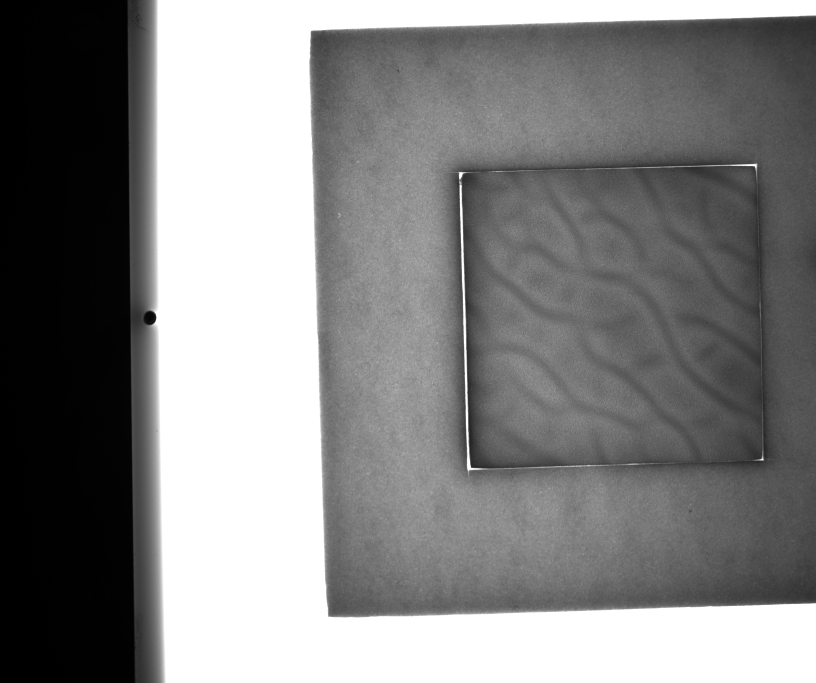
#> input picture hk_camera/scripts/adobe_vignetting_model/image_left.png, 2448 x 2048 px (shown at 1/3 size)
$ python test.py
#> lines starting #> are read from the running program, lines starting #| are printed output that depends on the picture
#> further down, img is the input picture: shape (2048, 2448); min 0, max 255, mean 131.3
import cv2
import numpy as np
import matplotlib.pyplot as plt

# === 生成增益掩膜 ===
def generate_vignetting_mask(shape, a, b, c):
    h, w = shape
    y, x = np.indices((h, w))
    cx, cy = w / 2, h / 2
    r = np.sqrt((x - cx)**2 + (y - cy)**2)
    r_norm = r / np.max(r)
    mask = 1.0 + a * r_norm**2 + b * r_norm**4 + c * r_norm**6
    return mask

# === 应用渐晕校正 ===
def apply_correction(img, a, b, c):
#> called with a = -0.1, b = -0.06, c = -0.02
    mask = generate_vignetting_mask(img.shape[:2], a, b, c)
    img_f = img.astype(np.float32)
    corrected = img_f / mask
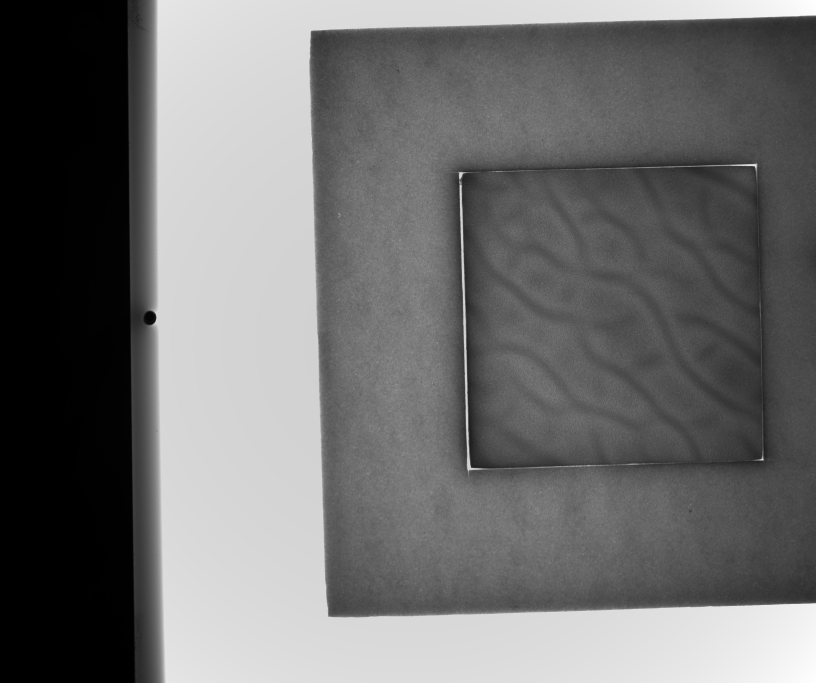
#> corrected: shape (2048, 2448) float64 (shown at 1/3 size); min 0, max 310.9, mean 136.5; drawn with min black and max white
    corrected = np.clip(corrected, 0, 255)
    return corrected.astype(np.uint8)

# === 保存图像对比与直方图 ===
def save_comparison_and_histogram(original, corrected):
    # 拼接图像（灰度）
    combined_img = np.hstack((original, corrected))
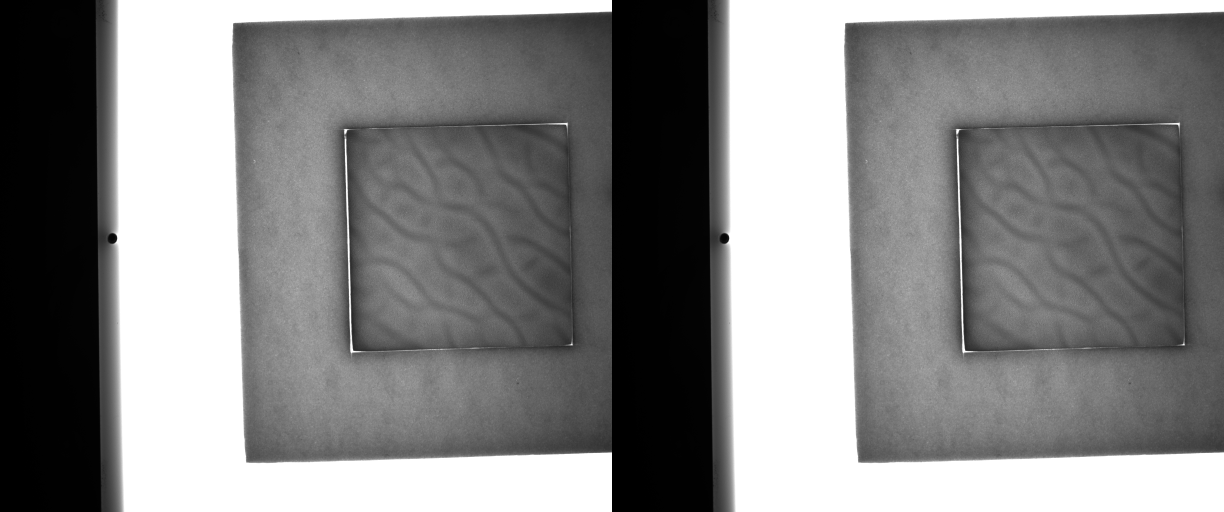
#> combined_img: shape (2048, 4896) (shown at 1/4 size); min 0, max 255, mean 132.2

    # 创建标题区域（40像素高的灰度条，白底）
    h, w = original.shape
#> h = 2048; w = 2448
    title_bar = np.ones((40, w * 2), dtype=np.uint8) * 0  # 黑色背景

    # 添加白色文字（灰度图需用灰度值）
    font = cv2.FONT_HERSHEY_SIMPLEX
    cv2.putText(title_bar, "Original", (int(w * 0.25) - 50, 25), font, 0.8, 255, 2, cv2.LINE_AA)
    cv2.putText(title_bar, "Corrected", (int(w * 0.75) - 50, 25), font, 0.8, 255, 2, cv2.LINE_AA)

    # 垂直拼接标题与图像
    final_image = np.vstack((title_bar, combined_img))
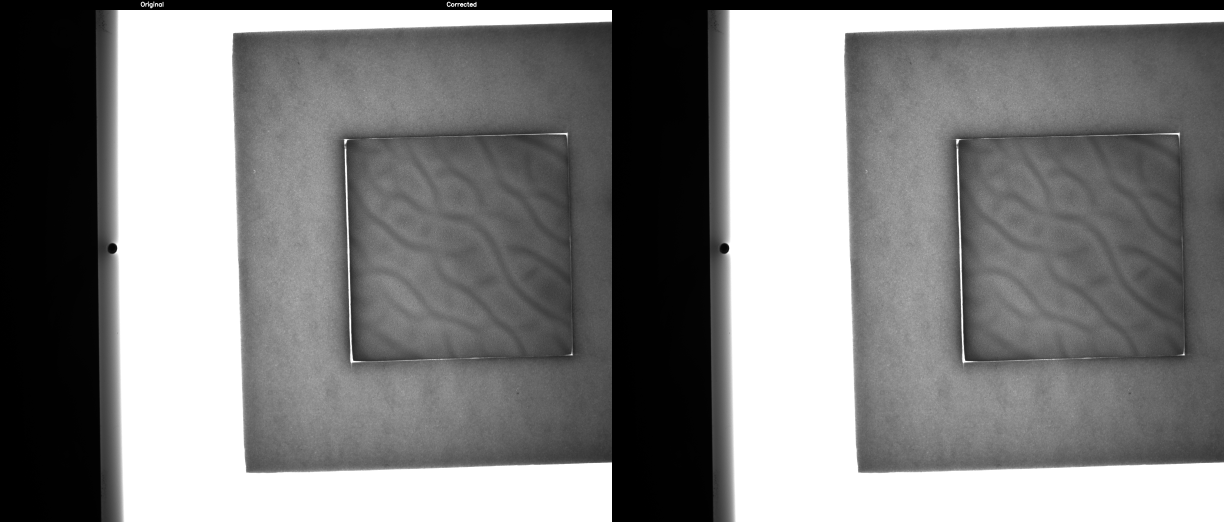
#> final_image: shape (2088, 4896) (shown at 1/4 size); min 0, max 255, mean 129.7

    # 保存图像
    cv2.imwrite("comparison.png", final_image)

    # 保存直方图
    import matplotlib.pyplot as plt
    plt.figure(figsize=(10, 5))
    plt.hist(original.ravel(), bins=256, range=(0, 256), alpha=0.5, label='Original', color='blue')
    plt.hist(corrected.ravel(), bins=256, range=(0, 256), alpha=0.5, label='Corrected', color='red')
    plt.title("Histogram Comparison")
    plt.xlabel("Pixel Intensity")
    plt.ylabel("Count")
    plt.legend()
    plt.grid(True)
    plt.tight_layout()
    plt.savefig("histogram.png")
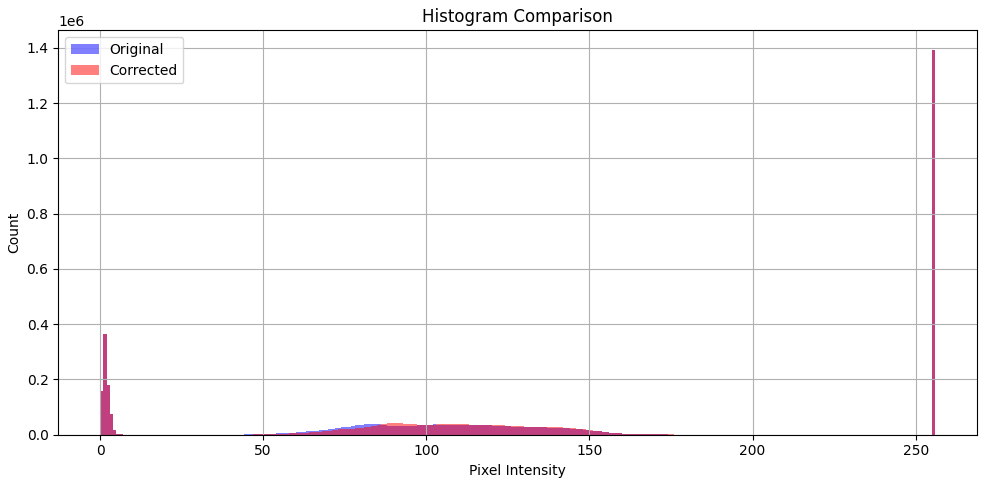
#> figure drawn by matplotlib, 1 panel; tallest bar 1391552 high, from x = 255 to 256; tallest bar 1394234 high, from x = 255 to 256
    plt.close()

# === 滑动条回调函数 ===
def update(val=0):
    a = cv2.getTrackbarPos("a x1000", "Corrected") / -1000.0
    b = cv2.getTrackbarPos("b x1000", "Corrected") / -1000.0
    c = cv2.getTrackbarPos("c x1000", "Corrected") / -1000.0
    corrected = apply_correction(img, a, b, c)
    cv2.imshow("Corrected", corrected)
    save_comparison_and_histogram(img, corrected)
    print(f"Saved comparison.png and histogram.png (a={a:.3f}, b={b:.3f}, c={c:.3f})")

# === 读取图像 ===
img = cv2.imread("image_left.png", cv2.IMREAD_GRAYSCALE)
if img is None:
    raise FileNotFoundError("图像文件未找到，请确保存在 'image_left.png'")

# === 创建窗口与滑动条 ===
cv2.namedWindow("Corrected", cv2.WINDOW_NORMAL)
cv2.createTrackbar("a x1000", "Corrected", 100, 2000, update)
cv2.createTrackbar("b x1000", "Corrected", 60, 2000, update)
cv2.createTrackbar("c x1000", "Corrected", 20, 2000, update)

# 初始化显示
update()

print("请拖动滑动条调节渐晕校正参数（按 Esc 键退出）")

# 事件循环
while True:
    if cv2.waitKey(10) == 27:  # Esc 退出
#> (key Esc is pressed here)
        break

cv2.destroyAllWindows()
